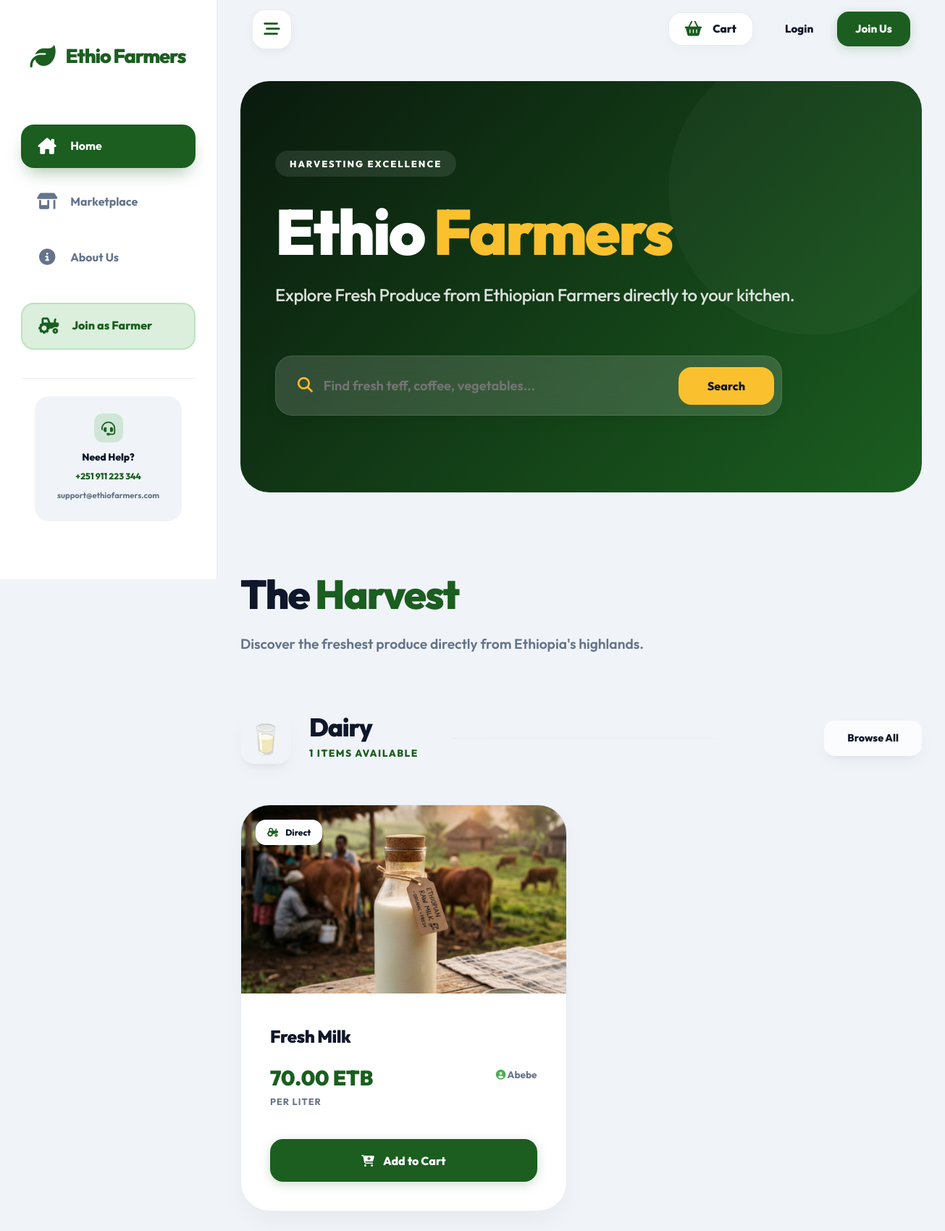
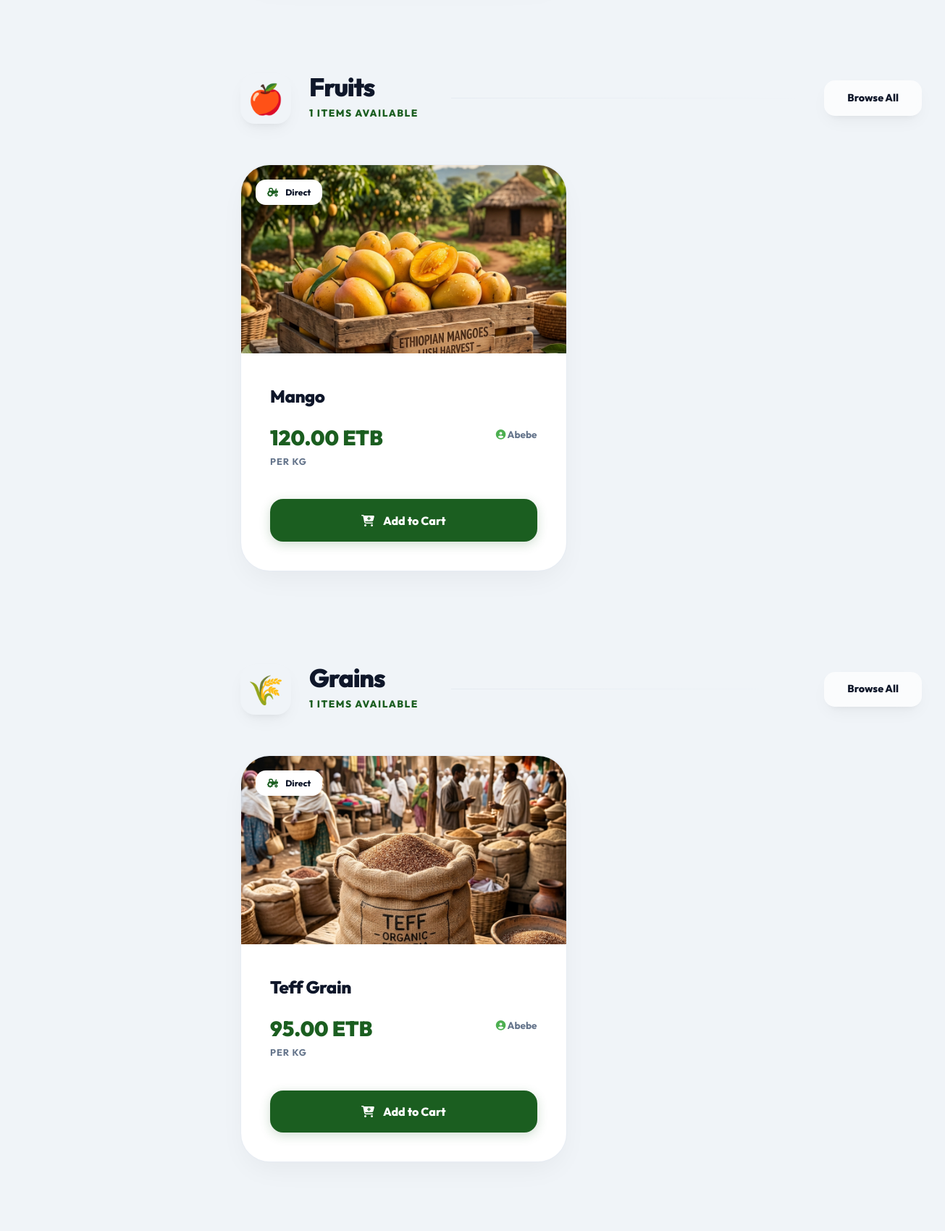
The page / (upper part) on the database its author committed (2 pictures, top to bottom).
### tables this page shows
CREATE TABLE IF NOT EXISTS categories (
    id INT AUTO_INCREMENT PRIMARY KEY,
    name VARCHAR(50) UNIQUE NOT NULL
);

CREATE TABLE IF NOT EXISTS products (
    id INT AUTO_INCREMENT PRIMARY KEY,
    farmer_id INT NOT NULL,
    category_id INT NOT NULL,
    name VARCHAR(100) NOT NULL,
    price DECIMAL(10,2) NOT NULL,
    stock_quantity INT NOT NULL DEFAULT 0,
    unit VARCHAR(20) DEFAULT 'kg',
    description TEXT,
    image_url VARCHAR(255),
    status ENUM('active','out_of_stock') DEFAULT 'active',
    created_at TIMESTAMP DEFAULT CURRENT_TIMESTAMP,
    FOREIGN KEY (farmer_id) REFERENCES users(id) ON DELETE CASCADE,
    FOREIGN KEY (category_id) REFERENCES categories(id)
);

CREATE TABLE IF NOT EXISTS users (
    id INT AUTO_INCREMENT PRIMARY KEY,
    username VARCHAR(50) UNIQUE,
    full_name VARCHAR(100) NOT NULL,
    email VARCHAR(100) UNIQUE NOT NULL,
    phone VARCHAR(20),
    password_hash VARCHAR(255) NOT NULL,
    role ENUM('customer','farmer','admin') DEFAULT 'customer',
    address TEXT,
    created_at TIMESTAMP DEFAULT CURRENT_TIMESTAMP
);

### includes/functions.php (called while the page is built, shortened)
<?php
function formatCurrency(float|int $amount): string
{
    return number_format($amount, 2) . " ETB";
}

### public/index.php (the view, shortened to what this page needs)
<?php
require_once __DIR__ . '/../config/database.php';
require_once __DIR__ . '/../includes/functions.php';
$stmt = $pdo->query("SELECT c.*, (SELECT COUNT(*) FROM products p WHERE p.category_id = c.id AND p.status = 'active') as product_count FROM categories c LIMIT 5");
$categories = $stmt->fetchAll(PDO::FETCH_ASSOC);
require_once __DIR__ . '/../includes/header.php';
?>
<section style="margin-bottom: 6rem; padding: 6rem 3rem; background: linear-gradient(135deg, #0a1a0d 0%, #1b5e20 100%); border-radius: 40px; position: relative; overflow: hidden; color: white;">
    <div style="position: absolute; right: -50px; top: -50px; width: 400px; height: 400px; background: rgba(255,255,255,0.03); border-radius: 50%; blur: 80px;"></div>
    <div style="max-width: 900px; position: relative; z-index: 2;">
        <span style="background: rgba(255,255,255,0.1); backdrop-filter: blur(10px); padding: 8px 20px; border-radius: 50px; font-weight: 800; font-size: 0.8rem; text-transform: uppercase; letter-spacing: 2px; display: inline-block; margin-bottom: 2rem;">Harvesting Excellence</span>
        <h1 style="font-size: clamp(3.5rem, 8vw, 5.5rem); font-weight: 850; line-height: 1; margin-bottom: 1.5rem; letter-spacing: -3px;">Ethio <span style="color: var(--secondary);">Farmers</span></h1>
        <p style="font-size: 1.5rem; opacity: 0.85; margin-bottom: 4rem; font-weight: 500; letter-spacing: -0.5px;">Explore Fresh Produce from Ethiopian Farmers directly to your kitchen.</p>
        <div style="max-width: 700px; position: relative;">
            <form action="products.php" method="GET" class="glass" style="padding: 10px; border-radius: 24px; display: flex; align-items: center; gap: 15px; background: rgba(255,255,255,0.15); border-color: rgba(255,255,255,0.1);">
                <i class="fas fa-magnifying-glass" style="margin-left: 20px; color: var(--secondary); font-size: 1.3rem;"></i>
                <input type="text" id="live-search" name="search" placeholder="Find fresh teff, coffee, vegetables..."
                       style="flex: 1; border: none; background: transparent; padding: 1.2rem 0; font-size: 1.15rem; outline: none; font-family: inherit; color: white; font-weight: 600;"
                       autocomplete="off">
                <button type="submit" class="btn btn-secondary" style="border-radius: 18px; padding: 1rem 2.5rem; font-weight: 800;">Search</button>
            </form>
        </div>
    </div>
</section>
<section style="margin-bottom: 10rem;">
    <div style="margin-bottom: 5rem;">
        <h2 style="font-size: 3.5rem; letter-spacing: -2px; margin-bottom: 0.5rem; font-weight: 850;">The <span style="color: var(--primary);">Harvest</span></h2>
        <p style="color: var(--text-muted); font-weight: 600; font-size: 1.2rem;">Discover the freshest produce directly from Ethiopia's highlands.</p>
    </div>
    <?php
    $cat_icons = [
        'Vegetables' => '🥬',
        'Fruits' => '🍎',
        'Dairy' => '🥛',
        'Grains' => '🌾',
        'Spices' => '🌶️'
    ];
    foreach ($categories as $cat):
        $icon = $cat_icons[$cat['name']] ?? '🍃';
    ?>
        <div style="margin-bottom: 8rem;">
            <div style="display: flex; align-items: center; gap: 25px; margin-bottom: 3.5rem;">
                <div style="width: 70px; height: 70px; background: var(--bg-main); border-radius: 20px; display: flex; align-items: center; justify-content: center; font-size: 2.5rem; box-shadow: var(--shadow-soft);">
                    <?php echo $icon; ?>
                </div>
                <div>
                    <h3 style="font-size: 2.2rem; letter-spacing: -1.2px; font-weight: 850; line-height: 1; margin-bottom: 5px;"><?php echo htmlspecialchars($cat['name']); ?></h3>
                    <span style="font-size: 0.85rem; color: var(--primary); font-weight: 800; text-transform: uppercase; letter-spacing: 1.5px;"><?php echo $cat['product_count']; ?> items available</span>
                </div>
                <div style="flex: 1; height: 1px; background: linear-gradient(to right, var(--border-light), transparent); margin-left: 20px;"></div>
                <a href="products.php?category=<?php echo $cat['id']; ?>" class="btn glass" style="padding: 0.8rem 2rem; font-weight: 800; border-radius: 15px; font-size: 0.9rem;">Browse All</a>
            </div>
            <div style="display: grid; grid-template-columns: repeat(auto-fill, minmax(320px, 1fr)); gap: 2.5rem;">
                <?php
                $p_stmt = $pdo->prepare("SELECT p.*, u.full_name as farmer_name FROM products p JOIN users u ON p.farmer_id = u.id WHERE p.category_id = ? AND p.status = 'active' ORDER BY p.id DESC LIMIT 4");
                $p_stmt->execute([$cat['id']]);
                $samples = $p_stmt->fetchAll();
                foreach ($samples as $product):
                ?>
                    <div class="premium-card" style="padding: 0; border-radius: 40px; overflow: hidden; border: 1.5px solid var(--border-light);">
                        <div style="position: relative; height: 260px; overflow: hidden;">
                            <img src="<?php echo htmlspecialchars($product['image_url'] ?: 'https://images.unsplash.com/photo-1592924357228-91a4daadcfea?w=600'); ?>"
                                 style="width: 100%; height: 100%; object-fit: cover; transition: var(--transition);"
                                 onmouseover="this.style.transform='scale(1.1)'" onmouseout="this.style.transform='scale(1)'">
                            <div style="position: absolute; top: 20px; left: 20px; background: var(--white); padding: 8px 16px; border-radius: 14px; font-weight: 800; font-size: 0.75rem; box-shadow: var(--shadow-soft);">
                                <i class="fas fa-tractor" style="color: var(--primary); margin-right: 8px;"></i> Direct
                            </div>
                        </div>
                        <div style="padding: 2.5rem;">
                            <h4 style="font-size: 1.5rem; font-weight: 850; margin-bottom: 1.5rem; letter-spacing: -0.5px;"><?php echo htmlspecialchars($product['name']); ?></h4>
                            <div style="display: flex; justify-content: space-between; align-items: flex-start; margin-bottom: 2.5rem;">
                                <div style="flex: 1;">
                                    <div style="font-size: 1.8rem; font-weight: 900; color: var(--primary); line-height: 1; margin-bottom: 5px;">
                                        <?php echo formatCurrency($product['price']); ?>
                                    </div>
                                    <span style="font-size: 0.8rem; font-weight: 700; color: var(--text-muted); text-transform: uppercase; letter-spacing: 1px;">per <?php echo $product['unit']; ?></span>
                                </div>
                                <div style="text-align: right; flex: 1;">
                                    <div style="font-size: 0.85rem; color: var(--text-muted); font-weight: 700; margin-bottom: 5px;">
                                        <i class="fas fa-user-circle" style="color: var(--primary-light);"></i> <?php echo explode(' ', $product['farmer_name'])[0]; ?>
                                    </div>
                                </div>
                            </div>
                            <button class="btn btn-primary add-to-cart" data-id="<?php echo $product['id']; ?>" style="width: 100%; border-radius: 18px; padding: 1.2rem; font-weight: 800;">
                                <i class="fas fa-cart-plus"></i> Add to Cart
                            </button>
                        </div>
                    </div>
                <?php endforeach; ?>
            </div>
        </div>
    <?php endforeach; ?>
</section>
<?php require_once __DIR__ . '/../includes/footer.php'; ?>

### rows shown on the page
categories: name "🥛", name "Dairy", product_count "1"
products: image_url (picture), name "Fresh Milk", price "70.00 ETB", unit "LITER", farmer.full_name "Abebe"
categories: name "🍎", name "Fruits", product_count "1"
products: image_url (picture), name "Mango", price "120.00 ETB", unit "KG", farmer.full_name "Abebe"
categories: name "🌾", name "Grains", product_count "1"
products: image_url (picture), name "Teff Grain", price "95.00 ETB", unit "KG", farmer.full_name "Abebe"
